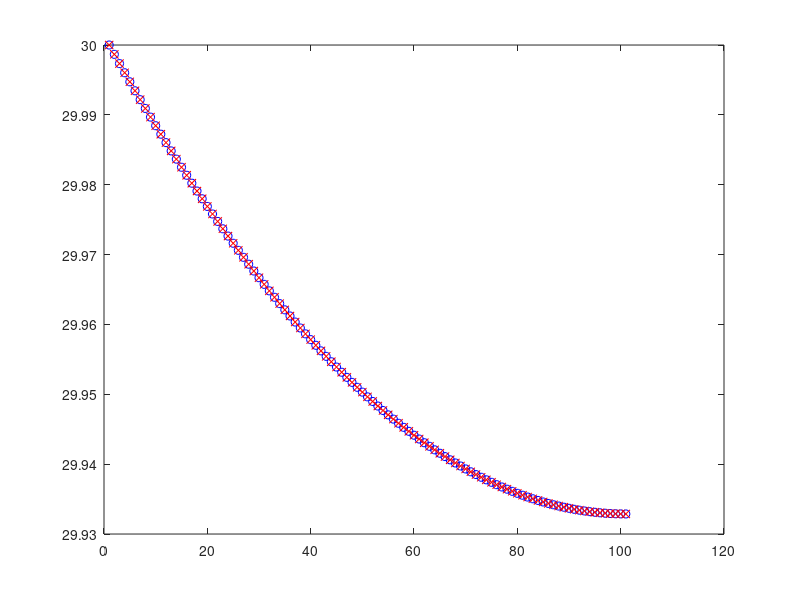

MATLAB code for this plot:
% Finite Element for Fin

clc
clear all
close all

% Input
Tb = 30; % Base Temperature
Tamb = 22; % Amb Temp

FinType = 'Pin'
fd = (100*10^-6); % Fin Diameter
fh = (1000*10^-6); % Fin Height
fw = 0.002; % Fin Width
ft = 0.003; % Fin Thickness


elems = 100; % Number of Elements
numn =elems+1;


h = 167.65; % Conv Coefficient
k = 396.78; % Thermal Conductivity

l = fh/elems; % Element length

% Element K Matrix

if FinType == 'Pin'
    A = pi*(fd^2)*0.25;
    P = pi*fd;
elseif FinType == 'Plate'
    A = fw*ft;
    P = ft*2 + fw*2;
end
% P = 2.8;
C1 = k*A/l;
C2 = h*P*l/6;
C3 = h*P*l*Tamb/2;

ke = C1*[1, -1; -1,1] + C2*[2,1; 1,2];
fe = [C3,C3]';

K = zeros(numn, numn);
F = zeros(numn,1);

for i = 1:elems
    
    dof = [ i, i+1];
    K(dof, dof) = ke +  K(dof, dof);
    F(dof) = fe + F(dof);
    
    
end

%  F(end) = 6.4;
F(2) = F(2) - Tb*(ke(2,1));

for i=1:numn
    K(i,1) =0;
    K(1,i) =0;
    F(1) =Tb;
end

K(1,1)= 1;

Tempr = K\F;
Tempr(1) = Tb;


% Analytical Solution

m = sqrt((h*P)/(k*A));
M = sqrt(h*P*k*A)*(Tb-Tamb);

x = 0:l:fh;

Th_Thb =cosh(m*(fh-x))/(cosh(m*fh));
An_Temp = Th_Thb*(Tb-Tamb) +Tamb;

qf = M*tanh(m*fh);

figure (1)
plot(Tempr, 'bo')
hold on
plot(An_Temp, 'rx')

% Heat Flow

for i = 1:elems
    Tavg(i) = (Tempr(i) +Tempr(i+1))*0.5;
    Q_elem(i) = h*P*l*(Tavg(i) - Tamb);
end

Qf_fe = sum(Q_elem)

